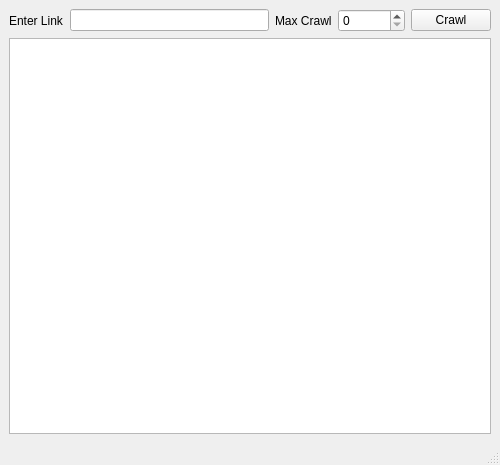
<?xml version="1.0" encoding="UTF-8"?>
<ui version="4.0">
 <class>MainWindow</class>
 <widget class="QMainWindow" name="MainWindow">
  <property name="geometry">
   <rect>
    <x>0</x>
    <y>0</y>
    <width>500</width>
    <height>465</height>
   </rect>
  </property>
  <property name="maximumSize">
   <size>
    <width>500</width>
    <height>16777215</height>
   </size>
  </property>
  <property name="windowTitle">
   <string>MainWindow</string>
  </property>
  <widget class="QWidget" name="centralwidget">
   <layout class="QGridLayout" name="gridLayout">
    <item row="1" column="0" colspan="5">
     <widget class="QPlainTextEdit" name="plainTextEditWebSites"/>
    </item>
    <item row="0" column="0">
     <widget class="QLabel" name="label">
      <property name="text">
       <string>Enter Link</string>
      </property>
     </widget>
    </item>
    <item row="0" column="4">
     <widget class="QPushButton" name="pushButtonCrawl">
      <property name="text">
       <string>Crawl</string>
      </property>
     </widget>
    </item>
    <item row="0" column="2">
     <widget class="QLabel" name="label_2">
      <property name="text">
       <string>Max Crawl</string>
      </property>
     </widget>
    </item>
    <item row="0" column="1">
     <widget class="QLineEdit" name="lineEditCrawlLink"/>
    </item>
    <item row="0" column="3">
     <widget class="QSpinBox" name="spinBox">
      <property name="maximum">
       <number>999999999</number>
      </property>
     </widget>
    </item>
   </layout>
  </widget>
  <widget class="QMenuBar" name="menubar">
   <property name="geometry">
    <rect>
     <x>0</x>
     <y>0</y>
     <width>500</width>
     <height>22</height>
    </rect>
   </property>
  </widget>
  <widget class="QStatusBar" name="statusbar"/>
 </widget>
 <resources/>
 <connections/>
</ui>
